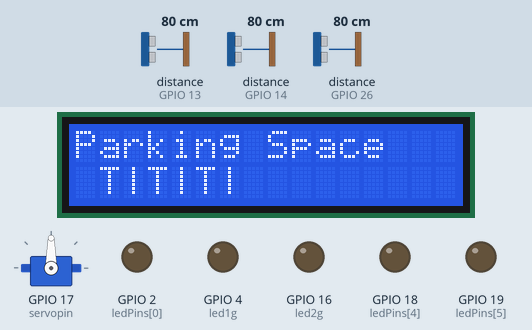
The sketch below on a simulated ESP32. Parts: 16×2 character LCD, servo, output pins drawn as LEDs (lit = HIGH). Wiring (inferred from the names in the program): 3 × ultrasonic range finder: trigger GPIO 12, echo GPIO 13 / trigger GPIO 25, echo GPIO 26 / trigger GPIO 27, echo GPIO 14. The test bench sets the inputs (shaded band); at power-on: distance to the obstacle (sensors on GPIO 13, GPIO 14, GPIO 26) 80 cm. The echo pulse lasts 58.3 µs per cm; WiFi joins after 1.5 s; servers stay silent unless stated; storage starts empty; pins used as bus, display or sensor lines are not drawn; what the sketch prints to the serial monitor is not drawn.

Above: at 3.3 s.
3.4 s: distance to the obstacle (sensor on GPIO 13) set to 2 cm
At 7.6 s:
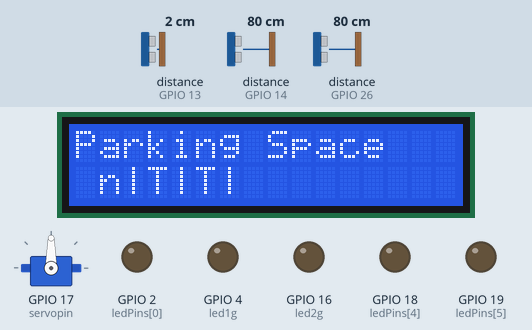
7.9 s: distance to the obstacle (sensor on GPIO 14) set to 2 cm
At 10.8 s:
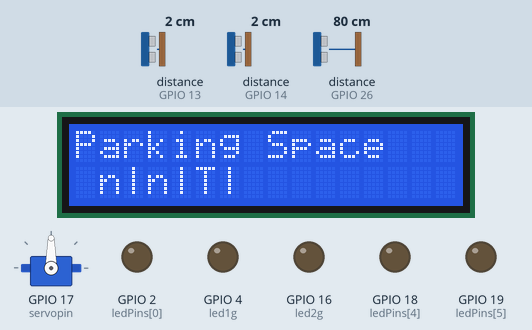
11.6 s: distance to the obstacle (sensor on GPIO 26) set to 2 cm
At 14.9 s:
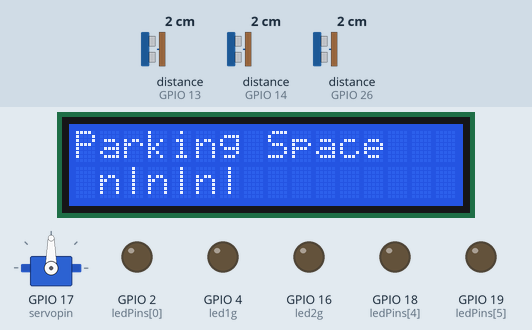
15.3 s: distance to the obstacle (sensor on GPIO 13) set to 9 cm
At 17.8 s:
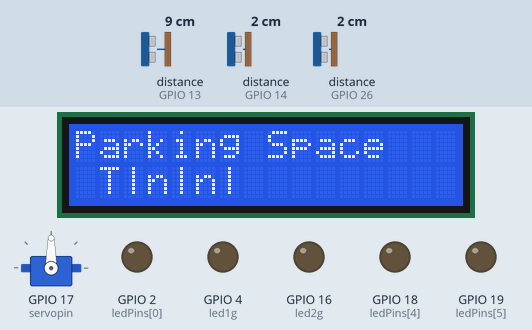
18.9 s: distance to the obstacle (sensor on GPIO 14) set to 9 cm
At 22.0 s:
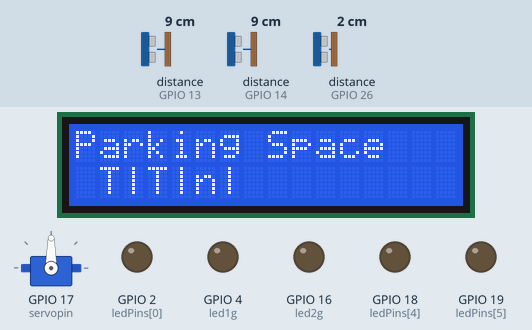
22.6 s: distance to the obstacle (sensor on GPIO 13) set to 4 cm
At 26.1 s:
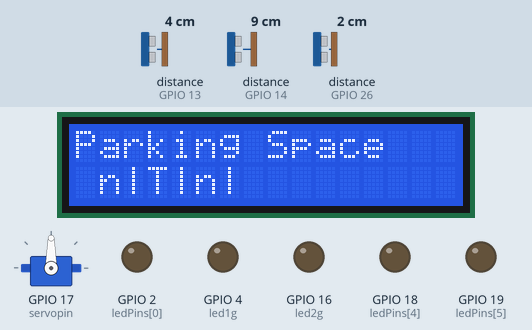
Timing chart, 0 to 27.3 s (numbered marks = the images above; inputs shaded):
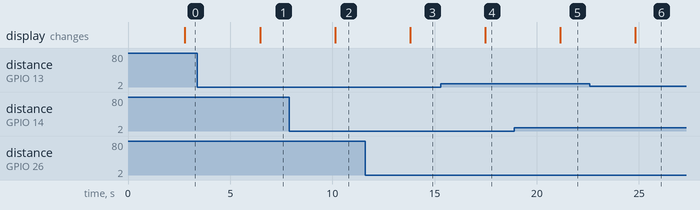

Measured:
- after the input at 3.4 s, the display: changes after 3.1 s (image 1)
- after the input at 7.9 s, the display: changes after 2.2 s (image 2)
- after the input at 11.6 s, the display: changes after 2.2 s (image 3)
- after the input at 15.3 s, the display: changes after 2.2 s (image 4)
- after the input at 18.9 s, the display: changes after 2.2 s (image 5)
- after the input at 22.6 s, the display: changes after 2.2 s (image 6)

The sketch:

apl2.ino
```cpp
#include <Arduino.h>
#include <string>
#include <WiFi.h>
#include <AsyncTCP.h>
#include <ESPAsyncWebServer.h>
#include "SPIFFS.h"
#include <Arduino_JSON.h>
#include "DHT.h"
#include <ESP32Servo.h>
#include <Adafruit_LiquidCrystal.h>
#include <WebSocketsServer.h>
/**********************************/
Servo myservo;

Adafruit_LiquidCrystal lcd_1(0);
/*****************************/
#define echoPin1 13
#define trigPin1 12
#define echoPin2 14
#define trigPin2 27
#define echoPin3 26
#define trigPin3 25
#define servopin 17
/******************/
int cardecdis = 3;
int cardecdismin = 1;
int cardecdismax = 7;
/**********************/
int parkstate1;
int parkstate2;
int parkstate3;
int parkstate4;
int parkstate5;
int parkstate6;
/**********************/
int led1r = 2;
int led1g = 4;
int led2r = 17;
int led2g = 16;
int led3r = 18;
int led3g = 19;

/*********************/
long duration1;
int distance1;
long duration2;
int distance2;
long duration3;
int distance3;
/******************************/
/**********************************/
void ultra1() {
  digitalWrite(trigPin1, LOW);
  delayMicroseconds(2);
  digitalWrite(trigPin1, HIGH);
  delayMicroseconds(10);
  digitalWrite(trigPin1, LOW);
  duration1 = pulseIn(echoPin1, HIGH);
  distance1 = duration1 * 0.034 / 2;
  delay(200);
  Serial.print("Distance1 ");
  Serial.print(distance1);
  Serial.println(" cm");
}

/*****************************/

void ultra2() {
  digitalWrite(trigPin2, LOW);
  delayMicroseconds(2);
  digitalWrite(trigPin2, HIGH);
  delayMicroseconds(10);
  digitalWrite(trigPin2, LOW);
  duration2 = pulseIn(echoPin2, HIGH);
  distance2 = duration2 * 0.034 / 2;
  delay(200);
  Serial.print("Distance2 ");
  Serial.print(distance2);
  Serial.println(" cm");
}

/**********************************/

void ultra3() {
  digitalWrite(trigPin3, LOW);
  delayMicroseconds(2);
  digitalWrite(trigPin3, HIGH);
  delayMicroseconds(10);
  digitalWrite(trigPin3, LOW);
  duration3 = pulseIn(echoPin3, HIGH);
  distance3 = duration3 * 0.034 / 2;
  delay(200);
  Serial.print("Distance3 ");
  Serial.print(distance3);
  Serial.println(" cm");
}

/*****************************/
/**********************************/

void cardec() {
  if (distance1 < cardecdis && distance1 > cardecdismin && distance1 < cardecdismax) {
    parkstate1 = 1;
    lcd_1.setCursor(1, 1);
    lcd_1.print("c|");
    analogWrite(led1g,100);
  } else if (distance1 < cardecdismin || distance1 > cardecdismax){
    parkstate1 = 2;
    lcd_1.setCursor(1, 1);
    lcd_1.print("T|");
  } else {
    parkstate1 = 3;
    lcd_1.setCursor(1, 1);
    lcd_1.print("n|");
  }

  if (distance2 < cardecdis && distance2 > cardecdismin && distance2 < cardecdismax) {
    parkstate2 = 1;
    lcd_1.setCursor(3, 1);
    lcd_1.print("c|");
    analogWrite(led2g,100);
  } else if (distance2 < cardecdismin || distance2 > cardecdismax){
    parkstate2 = 2;
    lcd_1.setCursor(3, 1);
    lcd_1.print("T|");
  } else {
    parkstate2 = 3;
    lcd_1.setCursor(3, 1);
    lcd_1.print("n|");
  }

  if (distance3 < cardecdis && distance3 > cardecdismin && distance3 < cardecdismax) {
    parkstate3 = 1;
    lcd_1.setCursor(5, 1);
    lcd_1.print("c|");
  } else if (distance3 < cardecdismin || distance3 > cardecdismax){
    parkstate3 = 2;
    lcd_1.setCursor(5, 1);
    lcd_1.print("T|");
  } else {
    parkstate3 = 3;
    lcd_1.setCursor(5, 1);
    lcd_1.print("n|");
  }
}

/****************************/
// Replace with your network credentials
const char* ssid = "Jones";
const char* password = "BloodofJesus";

// Create AsyncWebServer object on port 80
AsyncWebServer server(80);
// Create a WebSocket object
AsyncWebSocket ws("/ws");
bool motorRunning = false;

// Define LED pins for each parking spot
const int numSpots = 6;
const int ledPins[numSpots] = {2, 4, 16, 17, 18, 19}; // Adjust the pin numbers according to your setup

String message = "";
String sliderValue1 = "0";

int dutyCycle1;

// Setting PWM properties
const int freq = 5000;
const int ledChannel1 = 0;
const int resolution = 8;

// Json Variable to Hold Slider Values
JSONVar sliderValues;

// Get Slider Values
String getSliderValues() {
  sliderValues["sliderValue1"] = String(sliderValue1);
  String jsonString = JSON.stringify(sliderValues);
  return jsonString;
}

// Initialize SPIFFS
void initFS() {
  if (!SPIFFS.begin()) {
    Serial.println("An error has occurred while mounting SPIFFS");
  } else {
    Serial.println("SPIFFS mounted successfully");
  }
}

// Initialize WiFi
void initWiFi() {
  WiFi.mode(WIFI_STA);
  WiFi.begin(ssid, password);
  Serial.print("Connecting to WiFi ..");
  while (WiFi.status() != WL_CONNECTED) {
    Serial.print('.');
    delay(1000);
  }
  Serial.println(WiFi.localIP());
}

void notifyClients(String sliderValues) {
  ws.textAll(sliderValues);
}

void handleWebSocketMessage(void *arg, uint8_t *data, size_t len) {
  AwsFrameInfo *info = (AwsFrameInfo*)arg;
  if (info->final && info->index == 0 && info->len == len && info->opcode == WS_TEXT) {
    data[len] = 0;
    String message = (char*)data; // Convert char* to String
    Serial.println(message);

    for (int spot = 1; spot <= numSpots; spot++) {
      String confirmationMessage = "confirmReservation " + String(spot) + " reserved";
      String cancellationMessage = "cancelReservation " + String(spot) + " reserved";

      if (message.indexOf(confirmationMessage) != -1) {
        digitalWrite(ledPins[spot - 1], HIGH);
        Serial.println("LED for spot " + String(spot) + " turned ON.");
      }

      if (message.indexOf(cancellationMessage) != -1) {
        digitalWrite(ledPins[spot - 1], LOW);
        Serial.println("LED for spot " + String(spot) + " turned OFF.");
      }
    }
  }
}

void onEvent(AsyncWebSocket *server, AsyncWebSocketClient *client, AwsEventType type, void *arg, uint8_t *data, size_t len) {
  switch (type) {
    case WS_EVT_CONNECT:
      Serial.printf("WebSocket client #%u connected from %s\n", client->id(), client->remoteIP().toString().c_str());
      break;
    case WS_EVT_DISCONNECT:
      Serial.printf("WebSocket client #%u disconnected\n", client->id());
      break;
    case WS_EVT_DATA:
      handleWebSocketMessage(arg, data, len);
      break;
    case WS_EVT_PONG:
    case WS_EVT_ERROR:
      break;
  }
}

void initWebSocket() {
  ws.onEvent(onEvent);
  server.addHandler(&ws);
}

void setup() {
  Serial.begin(115200);
  pinMode(trigPin1, OUTPUT);
  pinMode(echoPin1, INPUT);
  pinMode(trigPin2, OUTPUT);
  pinMode(echoPin2, INPUT);
  pinMode(trigPin3, OUTPUT);
  pinMode(echoPin3, INPUT);

  lcd_1.begin(16, 2);
  lcd_1.print("Parking Space");

  myservo.attach(servopin);

  for (int i = 0; i < numSpots; i++) {
    pinMode(ledPins[i], OUTPUT);
  }

  initFS();
  initWiFi();

  ledcSetup(ledChannel1, freq, resolution);

  // Attach the channel to the GPIO to be controlled
  initWebSocket();

  server.on("/", HTTP_GET, [](AsyncWebServerRequest *request){
    request->send(SPIFFS, "/index.html", "text/html");
  });

  server.serveStatic("/", SPIFFS, "/");

  server.begin();
}


void loop() {
  //readSensorData();
  ledcWrite(ledChannel1, dutyCycle1);
  ws.cleanupClients();
  ultra1();
  delay(20);
  ultra2();
  delay(20);
  ultra3();
  delay(20);
  cardec();
  delay(3000);
}
```
